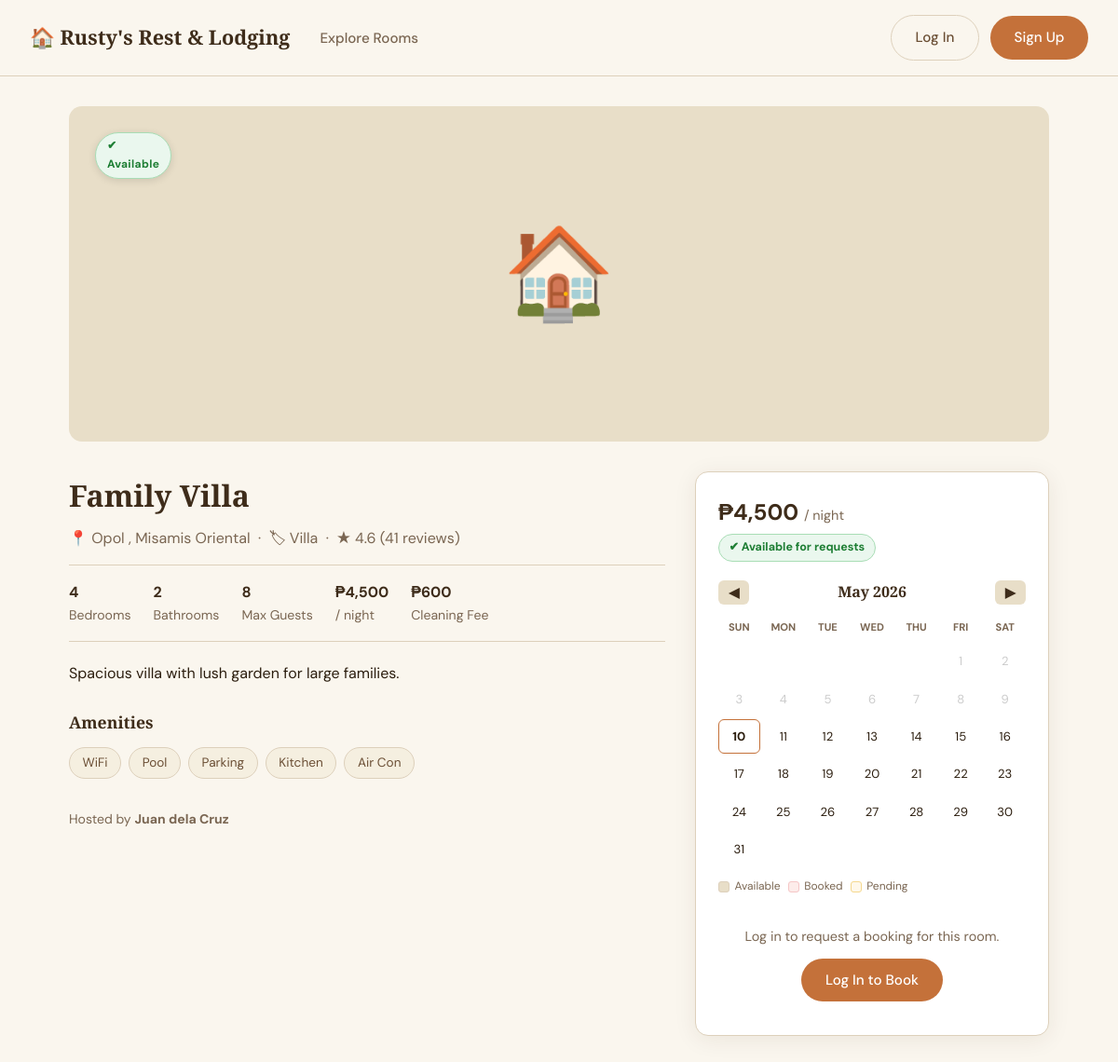
Screenshot of /room.php?id=4 with the database file from the repository.
### tables this page shows
CREATE TABLE IF NOT EXISTS listings (
  id                INT UNSIGNED   AUTO_INCREMENT PRIMARY KEY,
  host_id           INT UNSIGNED   NOT NULL,
  title             VARCHAR(200)   NOT NULL,
  type              VARCHAR(50)    NOT NULL,
  description       TEXT           DEFAULT NULL,
  address           VARCHAR(255)   DEFAULT NULL,
  city              VARCHAR(100)   NOT NULL,
  province          VARCHAR(100)   DEFAULT NULL,
  bedrooms          TINYINT UNSIGNED NOT NULL DEFAULT 1,
  bathrooms         TINYINT UNSIGNED NOT NULL DEFAULT 1,
  max_guests        TINYINT UNSIGNED NOT NULL DEFAULT 2,
  price_per_night   DECIMAL(10,2)  NOT NULL,
  cleaning_fee      DECIMAL(10,2)  NOT NULL DEFAULT 0.00,
  security_deposit  DECIMAL(10,2)  NOT NULL DEFAULT 0.00,
  amenities         JSON           DEFAULT NULL,
  cover_photo       VARCHAR(255)   DEFAULT NULL,
  rating            DECIMAL(3,2)   NOT NULL DEFAULT 0.00,
  review_count      INT UNSIGNED   NOT NULL DEFAULT 0,
  available         TINYINT(1)     NOT NULL DEFAULT 1,
  created_at        DATETIME NOT NULL DEFAULT CURRENT_TIMESTAMP,
  updated_at        DATETIME NOT NULL DEFAULT CURRENT_TIMESTAMP ON UPDATE CURRENT_TIMESTAMP,
  CONSTRAINT fk_listing_host FOREIGN KEY (host_id) REFERENCES users(id) ON DELETE CASCADE
);

### db.php (called while the page is built, shortened)
<?php
function isLoggedIn(): bool {
    return !empty($_SESSION['user_id']);
}
function currentUser(): ?array {
    if (!isLoggedIn()) return null;
    return [
        'id'    => $_SESSION['user_id'],
        'name'  => $_SESSION['user_name']  ?? 'Guest',
        'email' => $_SESSION['user_email'] ?? '',
        'role'  => $_SESSION['user_role']  ?? 'guest',
    ];
}

### room.php (the view, shortened to what this page needs)
<?php
require_once 'db.php';
$user      = currentUser();
$listingId = cleanInt($_GET['id'] ?? 0);
try {
    $db   = getDB();
    $stmt = $db->prepare("
        SELECT l.*,
               CONCAT(u.first_name,' ',u.last_name) AS host_name,
               u.email AS host_email
        FROM listings l
        JOIN users u ON u.id = l.host_id
        WHERE l.id = ? LIMIT 1
    ");
    $stmt->execute([$listingId]);
    $room = $stmt->fetch();
    $amenities = json_decode($room['amenities'] ?? '[]', true) ?: [];
} catch (PDOException $e) {
    header('Location: listings.php');
    exit;
}
$isHost  = $user && $user['id'] == $room['host_id'];
$isGuest = $user && !$isHost;
?>
<!DOCTYPE html>
<html lang="en">
<head>
  <link rel="stylesheet" href="style.css">
</head>
<body>
<?php include 'navbar.php'; ?>
<div class="room-page">
  <div class="room-hero">
    <?php if (!empty($room['cover_photo'])): ?>
      <img src="<?= htmlspecialchars($room['cover_photo']) ?>"
           alt="<?= htmlspecialchars($room['title']) ?>">
    <?php else: ?>
      🏠
    <?php endif; ?>
    <div style="position:absolute;top:1rem;left:1rem">
      <?php if ($room['available']): ?>
        <span class="avail-badge avail-yes">✔ Available</span>
      <?php else: ?>
        <span class="avail-badge avail-no">✘ Not Available</span>
      <?php endif; ?>
    </div>
  </div>
  <div class="room-layout">
    <div class="room-info">
      <h1 class="room-title"><?= htmlspecialchars($room['title']) ?></h1>
      <div class="room-location">
        📍 <?= htmlspecialchars($room['city']) ?>
        <?php if ($room['province']): ?>, <?= htmlspecialchars($room['province']) ?><?php endif; ?>
        &nbsp;·&nbsp; 🏷 <?= htmlspecialchars($room['type']) ?>
        &nbsp;·&nbsp; ★ <?= number_format($room['rating'], 1) ?>
        (<?= $room['review_count'] ?> reviews)
      </div>
      <div class="room-specs">
        <div class="room-spec"><strong><?= $room['bedrooms'] ?></strong><span>Bedroom<?= $room['bedrooms']>1?'s':'' ?></span></div>
        <div class="room-spec"><strong><?= $room['bathrooms'] ?></strong><span>Bathroom<?= $room['bathrooms']>1?'s':'' ?></span></div>
        <div class="room-spec"><strong><?= $room['max_guests'] ?></strong><span>Max Guests</span></div>
        <div class="room-spec"><strong>₱<?= number_format($room['price_per_night']) ?></strong><span>/ night</span></div>
        <?php if ($room['cleaning_fee'] > 0): ?>
          <div class="room-spec"><strong>₱<?= number_format($room['cleaning_fee']) ?></strong><span>Cleaning Fee</span></div>
        <?php endif; ?>
      </div>
      <?php if ($room['description']): ?>
        <p class="room-desc"><?= nl2br(htmlspecialchars($room['description'])) ?></p>
      <?php endif; ?>
      <?php if ($amenities): ?>
        <h3 style="font-size:1.1rem;margin-bottom:.75rem">Amenities</h3>
        <div class="amenity-list">
          <?php foreach ($amenities as $a): ?>
            <span class="amenity-pill"><?= htmlspecialchars($a) ?></span>
          <?php endforeach; ?>
        </div>
      <?php endif; ?>
      <p style="color:var(--text-muted);font-size:.88rem">
        Hosted by <strong><?= htmlspecialchars($room['host_name']) ?></strong>
      </p>
    </div>
    <div class="booking-sidebar">
      <div class="sidebar-price">
        ₱<?= number_format($room['price_per_night']) ?>
        <span>/ night</span>
      </div>
      <div class="sidebar-avail">
        <?php if ($room['available']): ?>
          <span class="avail-badge-inline avail-yes">✔ Available for requests</span>
        <?php else: ?>
          <span class="avail-badge-inline avail-no">✘ Not accepting bookings</span>
        <?php endif; ?>
      </div>
      <div class="cal-wrap">
        <div class="cal-header">
          <button class="cal-nav" id="calPrev">◀</button>
          <h4 id="calMonthLabel"></h4>
          <button class="cal-nav" id="calNext">▶</button>
        </div>
        <div class="cal-grid" id="calGrid">
        </div>
        <div class="cal-legend">
          <div class="leg-item"><div class="leg-dot leg-avail"></div> Available</div>
          <div class="leg-item"><div class="leg-dot leg-approved"></div> Booked</div>
          <div class="leg-item"><div class="leg-dot leg-pending"></div> Pending</div>
        </div>
      </div>
      <?php if ($isGuest && $room['available']): ?>
      <div id="avail-banner" class="avail-banner"></div>
      <form id="bookingForm">
        <?= csrfField() ?>
        <input type="hidden" name="action"     value="create_booking">
        <input type="hidden" name="listing_id" value="<?= $room['id'] ?>">
        <input type="hidden" name="check_in"   id="f-checkin">
        <input type="hidden" name="check_out"  id="f-checkout">
        <div class="form-group" style="margin-bottom:.75rem">
          <label>Selected Dates</label>
          <div id="selected-dates-display" style="padding:.65rem 1rem;background:var(--beige);
               border-radius:var(--radius-sm);font-size:.88rem;color:var(--text-muted)">
            Click the calendar to pick check-in → check-out
          </div>
        </div>
        <div class="form-group">
          <label>Guests</label>
          <select name="guests" id="f-guests">
            <?php for ($i=1;$i<=$room['max_guests'];$i++): ?>
              <option value="<?= $i ?>"><?= $i ?> Guest<?= $i>1?'s':'' ?></option>
            <?php endfor; ?>
          </select>
        </div>
        <div class="form-group">
          <label>Payment Method</label>
          <select name="payment_method">
            <option value="GCash">GCash</option>
            <option value="Card">Credit / Debit Card</option>
            <option value="Cash">Cash on Arrival</option>
          </select>
        </div>
        <div class="form-group">
          <label>Special Requests</label>
          <textarea name="special_requests" rows="2"
                    placeholder="Early check-in, extra pillows…"></textarea>
        </div>
        <div class="price-breakdown" id="price-breakdown" style="display:none">
          <div class="price-line">
            <span id="pb-rate">Rate</span><span id="pb-rate-val"></span>
          </div>
          <div class="price-line">
            <span>Cleaning Fee</span>
            <span>₱<?= number_format($room['cleaning_fee']) ?></span>
          </div>
          <div class="price-line total">
            <strong>Total</strong><strong id="pb-total"></strong>
          </div>
        </div>
        <button type="submit" class="btn-primary w-full" id="bookBtn"
                style="margin-top:.75rem" disabled>
          Select Dates First
        </button>
      </form>
      <?php elseif (!$user): ?>
      <div style="text-align:center;padding:.75rem 0">
        <p style="color:var(--text-muted);margin-bottom:.75rem;font-size:.9rem">
          Log in to request a booking for this room.
        </p>
        <a href="login.php?redirect=room.php%3Fid=<?= $room['id'] ?>" class="btn-primary">
          Log In to Book
        </a>
      </div>
      <?php endif; ?>
    </div>
  </div>
</div>
</body>
</html>

### style.css (style rules this page uses)
:root { --beige: #F5EFE0; --beige-light: #FAF6EE; --beige-dark: #E8DEC8; --cream: #FDF9F3; --brown: #6B4F35; --brown-light: #9B7558; --brown-dark: #3E2C1A; --accent: #C4713A; --accent-hover: #A85E2B; --text: #2C1E0F; --text-muted: #7A6652; --border: #DDD0BB; --white: #FFFFFF; --shadow: 0 4px 24px rgba(60,35,10,.08); --shadow-lg: 0 12px 40px rgba(60,35,10,.14); --radius: 14px; --radius-sm: 8px; --t: .2s ease; --avail-yes-bg: #eaf7ee; --avail-yes-text: #1e7e34; --avail-yes-border:#a8ddb5; --avail-no-bg: #fdecea; --avail-no-text: #a61c00; --avail-no-border:#f5c6c6; }
*,*::before,*::after { box-sizing:border-box;margin:0;padding:0 }
html { scroll-behavior:smooth }
body { font-family:'DM Sans',sans-serif;background:var(--beige-light);color:var(--text);line-height:1.6 }
h1,h2,h3,h4 { font-family:'Playfair Display',serif;color:var(--brown-dark) }
a { color:var(--accent);text-decoration:none;transition:color var(--t) }
.btn-primary { display:inline-block;padding:.7rem 1.6rem;background:var(--accent); color:var(--white);border:none;border-radius:50px;font-weight:500; cursor:pointer;transition:background var(--t),transform var(--t),box-shadow var(--t); font-family:'DM Sans',sans-serif;font-size:.95rem }
.avail-badge { position:absolute;top:.75rem;left:.75rem; display:inline-flex;align-items:center;gap:.3rem; padding:.3rem .75rem;border-radius:50px; font-size:.75rem;font-weight:700;letter-spacing:.03em; border:1.5px solid transparent; box-shadow:0 2px 8px rgba(0,0,0,.12); pointer-events:none;z-index:2 }
.avail-yes { background:var(--avail-yes-bg);color:var(--avail-yes-text); border-color:var(--avail-yes-border) }
.avail-badge-inline { display:inline-flex;align-items:center;gap:.3rem; padding:.25rem .65rem;border-radius:50px; font-size:.78rem;font-weight:700;border:1.5px solid transparent }
.avail-badge-inline.avail-yes { background:var(--avail-yes-bg);color:var(--avail-yes-text);border-color:var(--avail-yes-border) }

### room.php (style rules this page uses)
.room-page { max-width:1100px; margin:2rem auto; padding:0 1.5rem; }
.room-hero { width:100%; height:360px; border-radius:var(--radius); background:var(--beige-dark); display:flex; align-items:center; justify-content:center; font-size:6rem; margin-bottom:2rem; overflow:hidden; position:relative; }
.room-layout { display:grid; grid-template-columns:1fr 380px; gap:2rem; align-items:start; }
.room-info .room-title { font-size:2rem; margin-bottom:.5rem; }
.room-info .room-location { color:var(--text-muted); margin-bottom:1rem; }
.room-specs { display:flex; gap:1.5rem; flex-wrap:wrap; padding:1rem 0; border-top:1px solid var(--border); border-bottom:1px solid var(--border); margin-bottom:1.25rem; }
.room-spec { display:flex; flex-direction:column; font-size:.88rem; }
.room-spec strong { font-size:1rem; color:var(--brown-dark); }
.room-spec span { color:var(--text-muted); }
.room-desc { line-height:1.8; color:var(--text); margin-bottom:1.5rem; }
.amenity-list { display:flex; flex-wrap:wrap; gap:.5rem; margin-bottom:2rem; }
.amenity-pill { background:var(--beige); border:1px solid var(--border); border-radius:50px; padding:.35rem .85rem; font-size:.85rem; color:var(--brown); }
.booking-sidebar { background:var(--white); border:1.5px solid var(--border); border-radius:var(--radius); padding:1.5rem; box-shadow:var(--shadow); position:sticky; top:88px; }
.sidebar-price { font-size:1.5rem; font-weight:700; color:var(--brown-dark); margin-bottom:.25rem; }
.sidebar-price span { font-size:.9rem; font-weight:400; color:var(--text-muted); }
.sidebar-avail { margin-bottom:1rem; }
.cal-wrap { margin:1.25rem 0; user-select:none; }
.cal-header { display:flex; justify-content:space-between; align-items:center; margin-bottom:.75rem; }
.cal-header h4 { font-size:1rem; font-family:'Playfair Display',serif; }
.cal-nav { background:var(--beige-dark); border:none; border-radius:6px; padding:.3rem .7rem; cursor:pointer; font-size:.9rem; font-weight:700; transition:background var(--t); color:var(--brown-dark); }
.cal-grid { display:grid; grid-template-columns:repeat(7,1fr); gap:3px; }
.cal-legend { display:flex; flex-wrap:wrap; gap:.5rem; margin:.75rem 0; }
.leg-item { display:flex; align-items:center; gap:.35rem; font-size:.75rem; color:var(--text-muted); }
.leg-dot { width:12px; height:12px; border-radius:3px; flex-shrink:0; }
.leg-avail { background:var(--beige-dark); border:1px solid var(--border); }
.leg-approved { background:#fdecea; border:1px solid #f5c6c6; }
.leg-pending { background:#fff8ea; border:1px solid #f5d88e; }

### rows the page displays
listings: title "Family Villa", city "Opol", province "Misamis Oriental", type "Villa", rating "4.6", review_count "41", bedrooms "4", bathrooms "2", max_guests "8", price_per_night "4,500", cleaning_fee "600", description "Spacious villa with lush garden for large families.", amenities "WiFi", amenities "Pool", amenities "Parking", amenities "Kitchen", amenities "Air Con"

### other values shown
$room['host_name'] "Juan dela Cruz"
